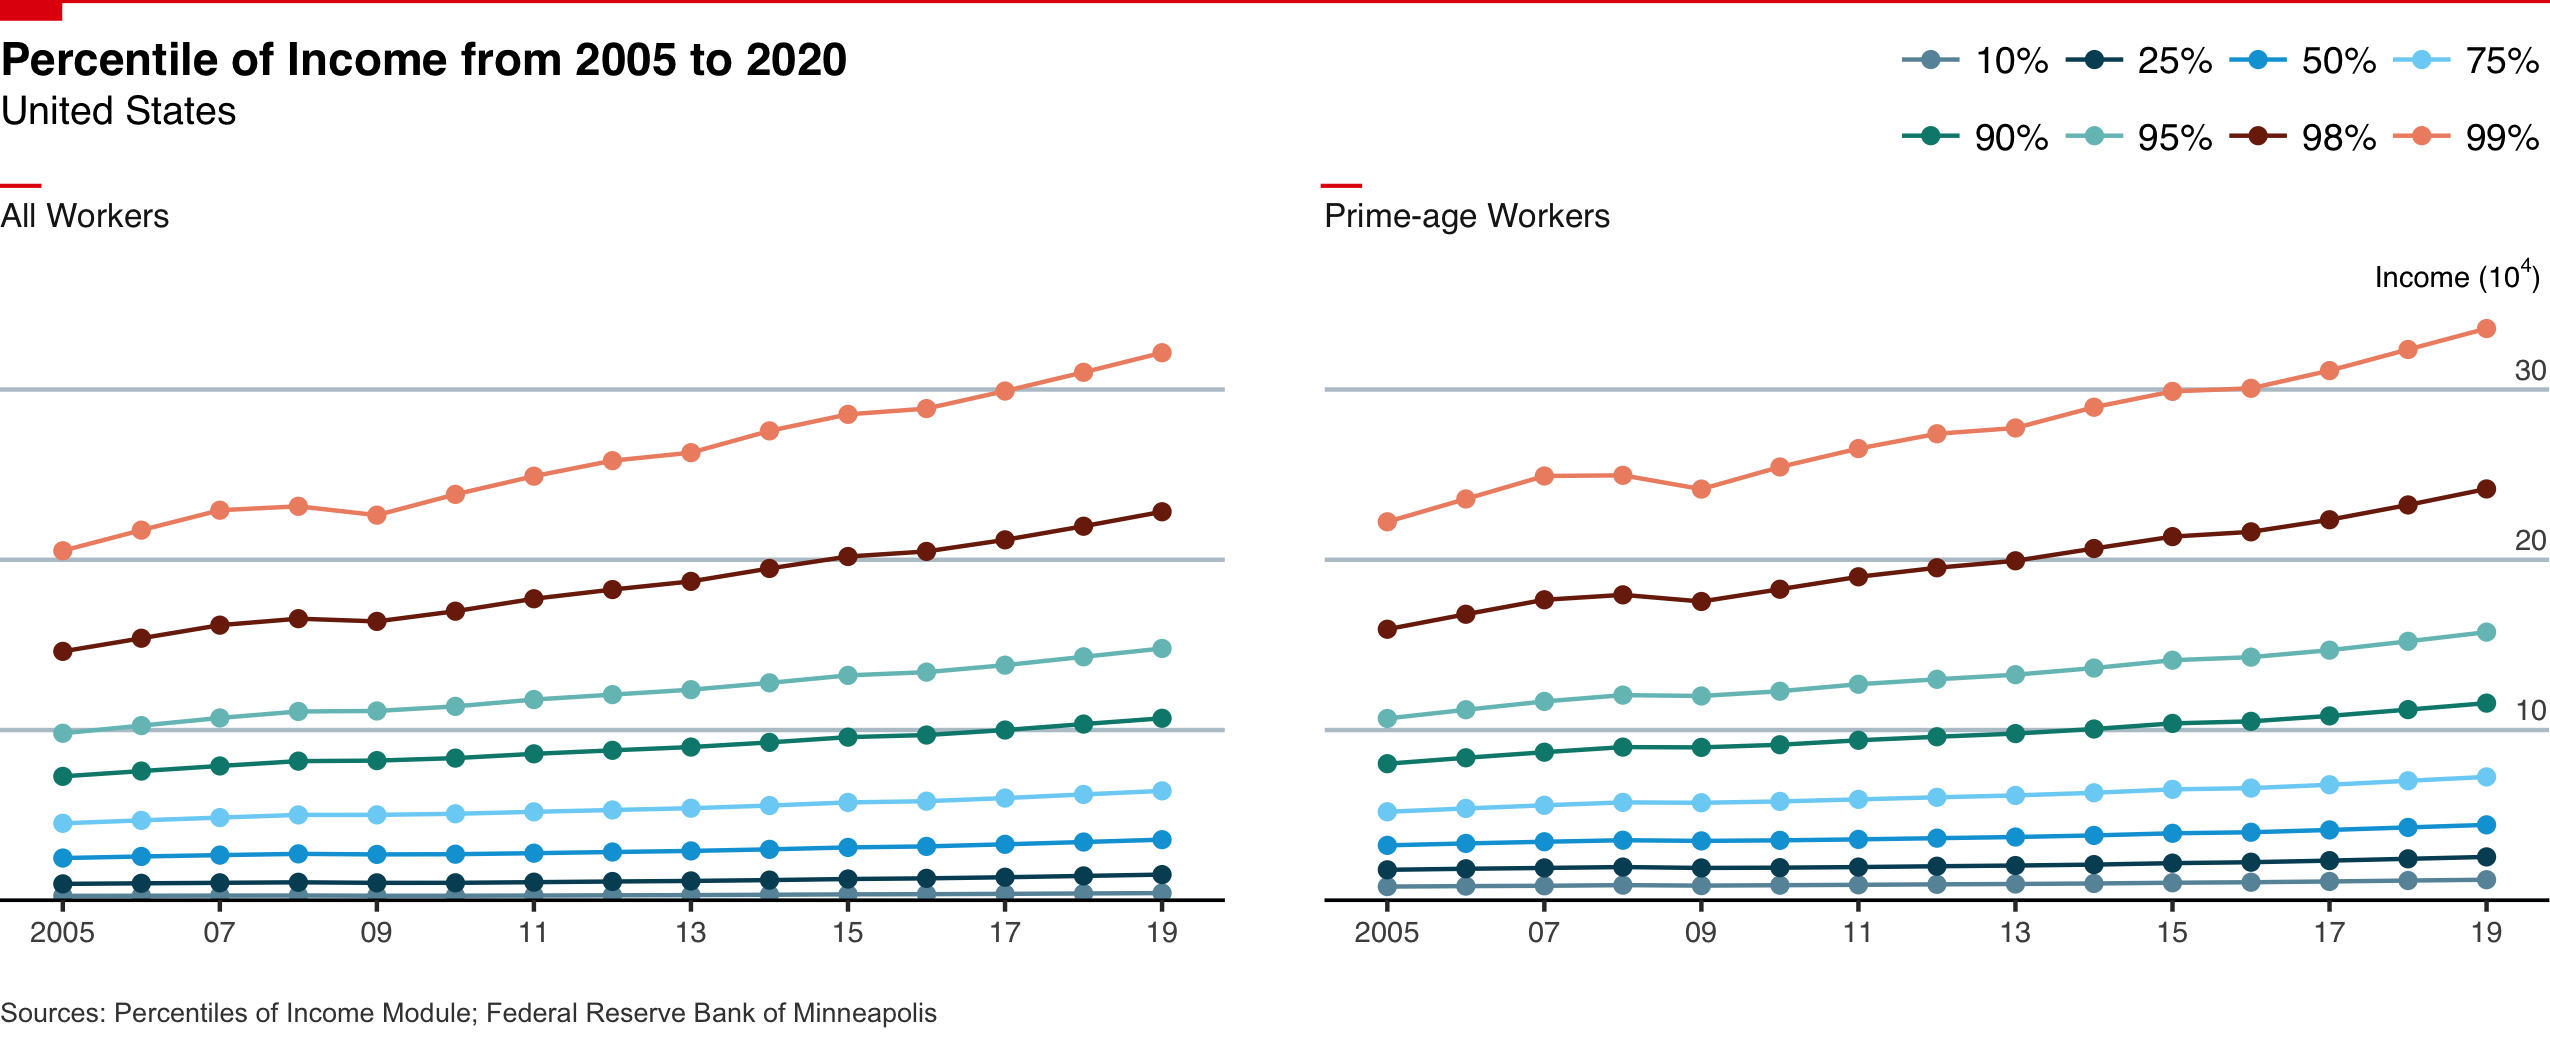

Here is the R script that generated this plot:
# This code is used for drawing the percentile of income from 2005 to 2019

# load packages
library(ggplot2)
library(ggthemes)
library(ggtext)
library(grid)

# load data
df = read.csv("data/derived/01_pctl_of_income_US.csv")

# drawing the line plot
p = ggplot(df) + 
  geom_line(aes(x = year, y = value, col = Percentile)) + ## add line
  geom_point(aes(x = year, y = value, col = Percentile)) + ## add point
  facet_wrap(~ samp) + ## facet by `samp` variable
  ## add title, subtitle, caption and axis titles
  labs(title = "Percentile of Income from 2005 to 2020",
       subtitle = "United States",
       x = "", y = expression("Income (10" ^ 4* ")"),
       caption = "Sources: Percentiles of Income Module; Federal Reserve Bank of Minneapolis") +
  ## adjust texts and breaks in x-axis and y-axis
  scale_x_continuous(expand = c(0, 0.8), 
                     breaks = seq(2005, 2020, 2),
                     labels = c("2005", "07", "09", "11", 
                               "13", "15", "17", "19")) + 
  scale_y_continuous(position = "right",
                     expand = c(0, 0),
                     limits = c(0, 345000),
                     breaks = seq(0, 340000, 100000),
                     labels = c("", "10", "20", "30")) + 
  ## change line colour
  scale_colour_economist() + 
  theme(
    ## set plot margin
    plot.margin = margin(t = 0, r = 2, b = 0, l = 0, unit = "pt"),
    
    ## remove background colour
    plot.background = element_rect(fill = "white"),
    
    ## adjust panel title and relative space
    strip.background = element_rect(color = NA, fill = NA), 
    strip.placement = "outside",
    strip.text = element_text(size = 8, margin = margin(6, 0 ,20, 0), 
                              hjust = 0, family = "sans"),
    strip.clip = "off",
    
    ## adjust space between panels 
    ## remove background colour
    ## remove unnecessary grid line and adjust grid line 
    panel.spacing.x = unit(24, "pt"),
    panel.background = element_rect(fill = "white"),
    panel.grid.major.x = element_blank(),
    panel.grid.minor.x = element_blank(),
    panel.grid.major.y = element_line(color = "#B7C6CF", linewidth = unit(.5, "pt")),
    panel.grid.minor.y = element_blank(),
    
    ## adjust legend
    ## remove background colour, text size, 
    ## remove title, change position and adjust space
    legend.background = element_blank(), 
    legend.text = element_text(size = 9, family = "sans"),
    legend.title = element_blank(),
    legend.key = element_blank(),
    legend.position = c(.87, 1.37),
    legend.spacing.x = unit(2, "pt"),
    legend.spacing.y = unit(1, "pt"),
    
    ## adjust axis text size, axis line colour and y-axis title 
    axis.text.x = element_text(size = 7, family = "sans"),
    axis.line.x  = element_line(color = "black", linewidth = unit(.4, "pt")),
    axis.ticks.y = element_blank(),
    axis.text.y.right = element_text(hjust = -1.3, vjust = -.5, 
                                     size = 7, family = "sans"),
    axis.title.y.right = element_text(vjust = 1.1, hjust = -1, angle = 0,
                                      size = 7, family = "sans",
                                      margin = margin(l = -65)),
    
    ## adjust title/subtitle/caption size, position, face, colour and space
    plot.title = element_text(size = 11, hjust = 0, face = "bold", 
                              family = "sans",
                              margin = margin(10, 0, 1.5, 0, "pt")),
    plot.subtitle = element_text(size = 9.5, hjust = 0, family = "sans",
                                 margin = margin(1, 0, 10, 0)),
    plot.caption = element_text(hjust = 0, vjust = 5, size = 6.5, colour = "#404040")) +
  # make legend become 2 rows
  guides(colour = guide_legend(nrow = 2, byrow = TRUE)) 

# Generate a ggplot2 plot grob.
p_grob <- ggplotGrob(p)

# open device to save plot
png("outputs/pctl_of_income_US/01_pctl_of_income_US_lineplot.png", 
    width = 8.5, height = 3.5, units = "in",
    res = 300)
## draw the grob
grid.draw(p_grob)
## add rotated tag
grid.lines(x = c(0, 1), y = 1, gp = gpar(col = "#E3120B", 
                                         lwd = unit(2, "points"))) 
grid.rect(x = unit(0, "npc"), y = 1, 
          width = unit(15, "points"), height = unit(5, "points"), 
          just = c("left", "top"),
          gp = gpar(fill = "#E3120B", lwd = 0))
## add marker for panels
grid.rect(x = 0, y = unit(.825, "npc"),
          width = unit(10, "points"), height = unit(1, "points"), 
          just = c("left", "top"),
          gp = gpar(fill = "#E3120B", lwd = 0))
grid.rect(x = unit(0.5, "npc") + unit(31, "points"), y = unit(.825, "npc"),
          width = unit(10, "points"), height = unit(1, "points"), 2, 
          just = c("left", "top"),
          gp = gpar(fill = "#E3120B", lwd = 0))
# Close the device
dev.off()
